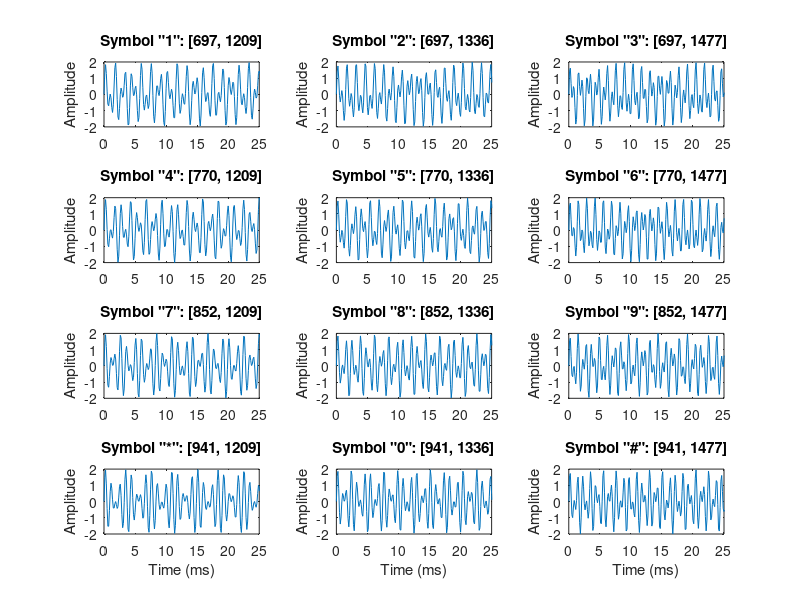

This figure's MATLAB source: (Note: this script raises an error after producing the figure.)
symbol = {'1','2','3','4','5','6','7','8','9','*','0','#'};
lfg = [697 770 852 941];
hfg = [1209 1336 1477];
f = [];
for c = 1:4
    for r = 1:3
        f = [f [lfg(c); hfg(r)]];
    end
end

Fs = 8000;
N = 800;
t = (0:N-1)/Fs;
pit = 2*pi*t;
tones = zeros(N, size(f,2));

for toneChoice = 1:12
    tones(:,toneChoice) = sum(sin(f(:,toneChoice)*pit))';

    % Plot tone
    subplot(4,3,toneChoice);
    plot(t*1e3, tones(:,toneChoice));
    title(['Symbol "', symbol{toneChoice}, '": [', num2str(f(1,toneChoice)), ', ', num2str(f(2,toneChoice)), ']']);
    set(gca, 'Xlim', [0 25]);
    ylabel('Amplitude');

    if toneChoice > 9
        xlabel('Time (ms)');
    end
end

set(gcf, 'Color', [1 1 1], 'Position', [1 1 1280 1024]);
annotation(gcf, 'textbox', 'Position', [0.38 0.96 0.45 0.026], ...
    'EdgeColor', [1 1 1], ...
    'String', '\bf Time response of each tone of the telephone pad', ...
    'FitBoxToText', 'on');

